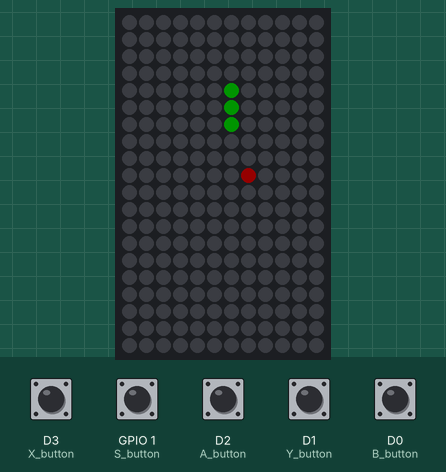
Simulated run of this sketch. Board: ESP8266 (NodeMCU). Shown: 12×20 RGB LED matrix (first LED top left, wired row by row). Inputs (shaded band) come from the test bench; at power-on: D0 (B_button), D1 (Y_button), D2 (A_button), D3 (X_button), GPIO 1 (S_button) HIGH. Dim RGB values are drawn brighter than linear; random numbers use the default seed unless the sketch sets one.

Above: at 1.2 s.
1.3 s: D3 (X_button) pulled LOW for 1 s
At 1.56 s:
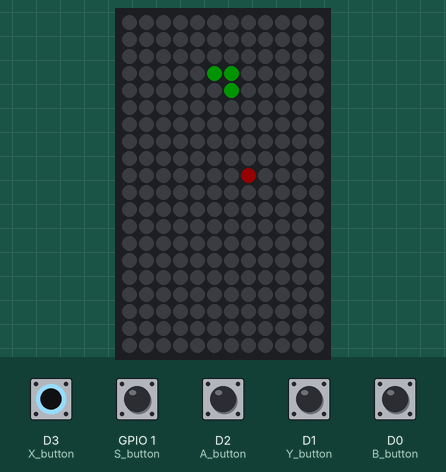
4.2 s: GPIO 1 (S_button) pulled LOW for 0.15 s
At 4.31 s:
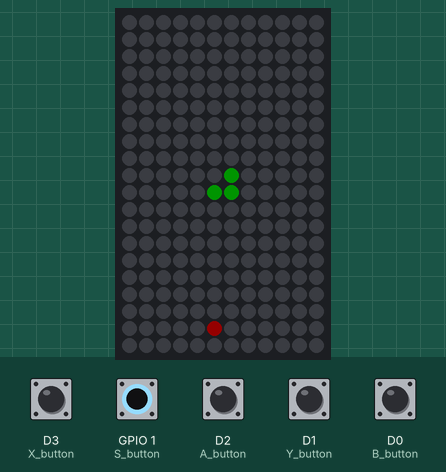
4.9 s: D2 (A_button) pulled LOW for 0.15 s
At 5.14 s:
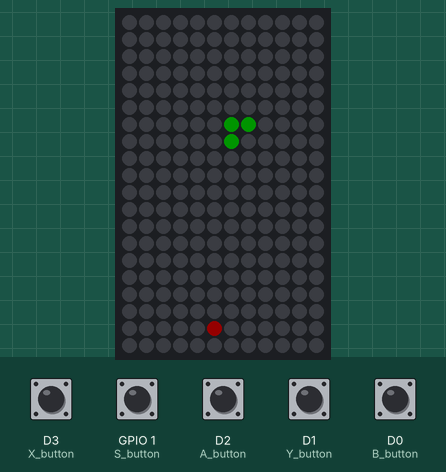
5.6 s: D0 (B_button) pulled LOW for 0.15 s
At 5.76 s:
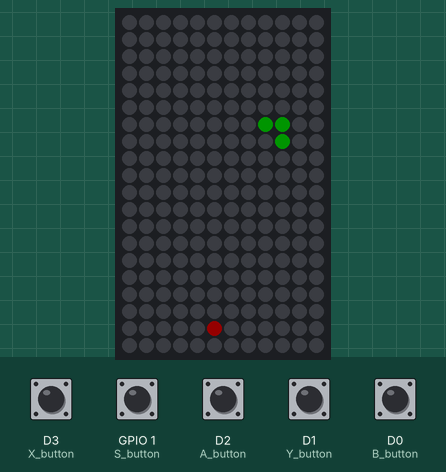
6.3 s: D2 (A_button) pulled LOW for 1 s
At 6.59 s:
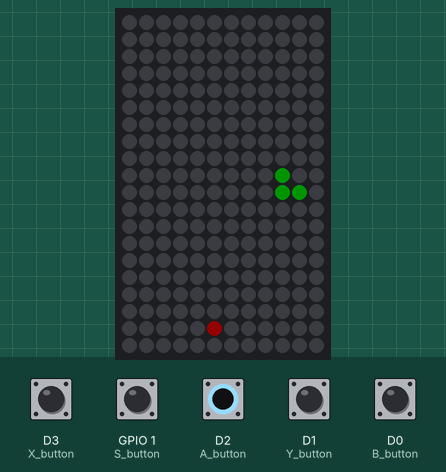
8.8 s: GPIO 1 (S_button) pulled LOW for 1 s
At 8.91 s:
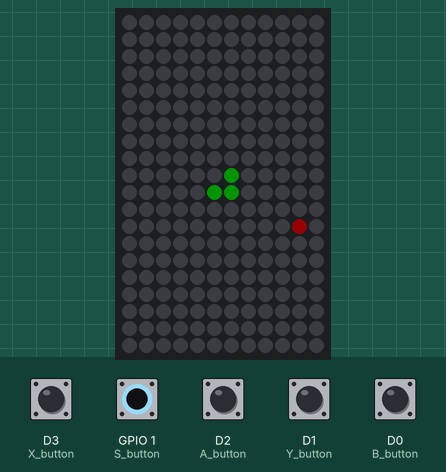
Timing chart, 0 to 11.4 s (numbered marks = the images above; inputs shaded):
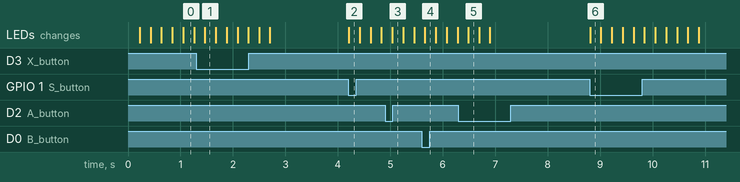

Measured:
- after the input at 4.2 s, the LEDs: change at once (image 2)
- after the input at 8.8 s, the LEDs: change at once (image 6)

The sketch:

pong.ino
```cpp
#include <Adafruit_NeoPixel.h>

// NeoPixel configuration
#define LED_PIN D6
#define NUM_PIXELS 240 // 20 length x 12 width display
#define WIDTH 12
#define HEIGHT 20
#define BRIGHTNESS 20

#define X_button D3
#define Y_button D1
#define A_button D2
#define B_button D0
#define S_button D10

Adafruit_NeoPixel strip = Adafruit_NeoPixel(NUM_PIXELS, LED_PIN, NEO_GRB + NEO_KHZ800);

// Snake game variables
int snakeX[NUM_PIXELS], snakeY[NUM_PIXELS]; // Snake body coordinates
int snakeLength = 3;                       // Initial snake length
int foodX, foodY;                          // Food position
int direction = 1;                         // 0: Left, 1: Up, 2: Right, 3: Down
bool gameOver = false;

void setup() {
  strip.begin();
  strip.setBrightness(BRIGHTNESS);
  strip.show();

  // Set button pins as input with pull-up resistors
  pinMode(X_button, INPUT_PULLUP);
  pinMode(Y_button, INPUT_PULLUP);
  pinMode(A_button, INPUT_PULLUP);
  pinMode(B_button, INPUT_PULLUP);
  pinMode(S_button, INPUT_PULLUP);

  // Initialize the snake
  for (int i = 0; i < snakeLength; i++) {
    snakeX[i] = WIDTH / 2 - i;
    snakeY[i] = HEIGHT / 2;
  }
  generateFood();
}

void loop() {
  if (gameOver) {
    if (digitalRead(S_button) == LOW) {
      restartGame();
    }
    return;
  }

  // Check button inputs for direction
  if (digitalRead(X_button) == LOW && direction != 2) direction = 0; // Left
  if (digitalRead(Y_button) == LOW && direction != 3) direction = 1; // Up
  if (digitalRead(A_button) == LOW && direction != 0) direction = 2; // Right
  if (digitalRead(B_button) == LOW && direction != 1) direction = 3; // Down

  moveSnake();
  if (checkCollision()) {
    gameOver = true;
    displayGameOver();
    return;
  }

  renderGame();
  delay(200); // Control the speed of the game
}

void moveSnake() {
  // Move the snake's body
  for (int i = snakeLength - 1; i > 0; i--) {
    snakeX[i] = snakeX[i - 1];
    snakeY[i] = snakeY[i - 1];
  }

  // Move the head in the current direction
  if (direction == 0) snakeX[0]--;        // Left
  else if (direction == 1) snakeY[0]--;   // Up
  else if (direction == 2) snakeX[0]++;   // Right
  else if (direction == 3) snakeY[0]++;   // Down

  // Check if the snake eats the food
  if (snakeX[0] == foodX && snakeY[0] == foodY) {
    snakeLength++;
    generateFood();
  }
}

bool checkCollision() {
  // Check collision with walls
  if (snakeX[0] < 0 || snakeX[0] >= WIDTH || snakeY[0] < 0 || snakeY[0] >= HEIGHT) {
    return true;
  }

  // Check collision with itself
  for (int i = 1; i < snakeLength; i++) {
    if (snakeX[0] == snakeX[i] && snakeY[0] == snakeY[i]) {
      return true;
    }
  }
  return false;
}

void generateFood() {
  while (true) {
    foodX = random(0, WIDTH);
    foodY = random(0, HEIGHT);

    // Ensure the food doesn't spawn on the snake
    bool onSnake = false;
    for (int i = 0; i < snakeLength; i++) {
      if (foodX == snakeX[i] && foodY == snakeY[i]) {
        onSnake = true;
        break;
      }
    }
    if (!onSnake) break;
  }
}

void renderGame() {
  strip.clear();

  // Draw the snake
  for (int i = 0; i < snakeLength; i++) {
    int pixelIndex = getPixelIndex(snakeX[i], snakeY[i]);
    strip.setPixelColor(pixelIndex, strip.Color(0, 255, 0)); // Green snake
  }

  // Draw the food
  int foodPixelIndex = getPixelIndex(foodX, foodY);
  strip.setPixelColor(foodPixelIndex, strip.Color(255, 0, 0)); // Red food

  strip.show();
}

void displayGameOver() {
  strip.clear();
  for (int i = 0; i < NUM_PIXELS; i++) {
    strip.setPixelColor(i, strip.Color(255, 0, 0)); // Flash red to indicate game over
  }
  strip.show();
}

void restartGame() {
  snakeLength = 3;
  direction = 1;
  gameOver = false;
  for (int i = 0; i < snakeLength; i++) {
    snakeX[i] = WIDTH / 2 - i;
    snakeY[i] = HEIGHT / 2;
  }
  generateFood();
}

int getPixelIndex(int x, int y) {
  if (y % 2 == 0) {
    // Even rows (left to right)
    return y * WIDTH + x;
  } else {
    // Odd rows (right to left)
    return y * WIDTH + (WIDTH - 1 - x);
  }
}
```
